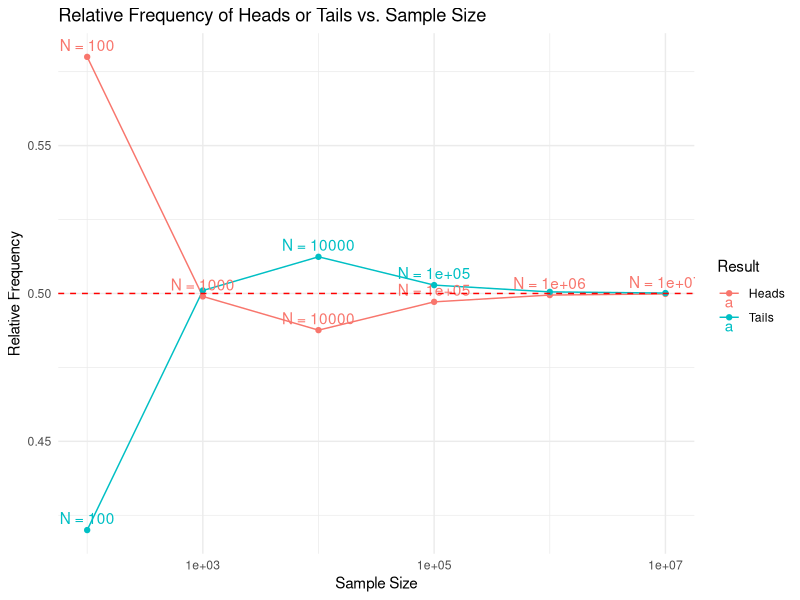
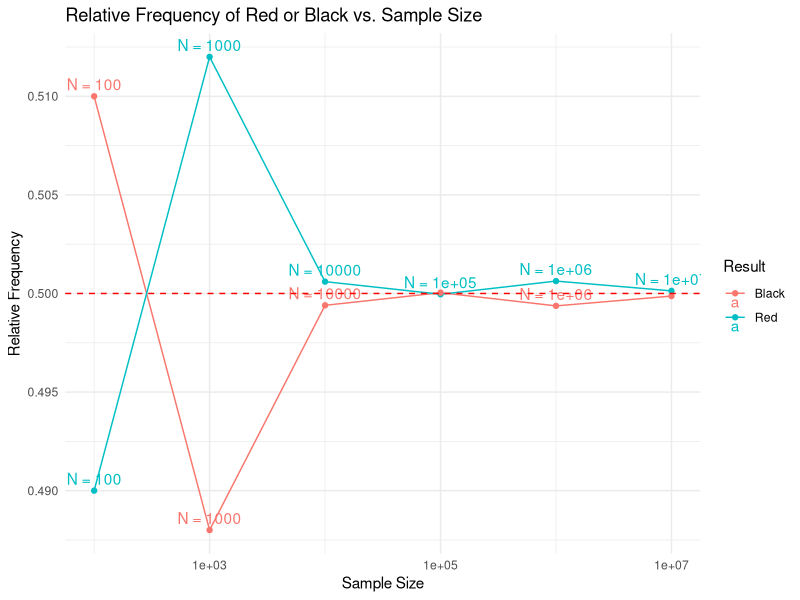
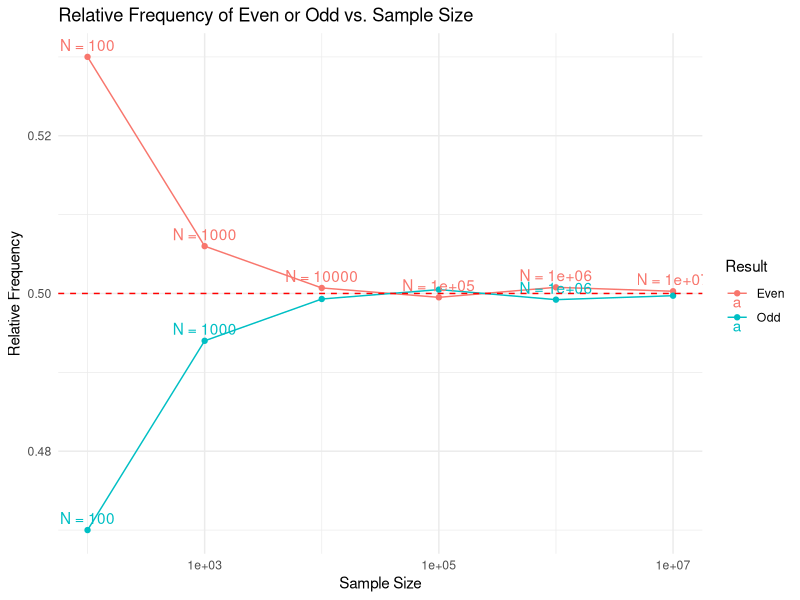

The R script that drew these images, in order:
## ---- chunk 1
  headsOrTails <- c("H", "T")
## ---- chunk 2
a_100 <- sample(headsOrTails, size = 100, replace = TRUE)
a_1000 <- sample(headsOrTails, size = 1000, replace = TRUE)
a_10000 <- sample(headsOrTails, size = 10000, replace = TRUE)
a_100000 <- sample(headsOrTails, size = 100000, replace = TRUE)
a_1000000 <- sample(headsOrTails, size = 1000000, replace = TRUE)
a_10000000 <- sample(headsOrTails, size = 10000000, replace = TRUE)
## ---- chunk 3
a_df <- data.frame(
  result = c("Heads", "Tails"),
  freq_100 = c(sum(a_100 == "H"), sum(a_100 == "T")),
  freq_1000 = c(sum(a_1000 == "H"), sum(a_1000 == "T")),
  freq_10000 = c(sum(a_10000 == "H"), sum(a_10000 == "T")),
  freq_100000 = c(sum(a_100000 == "H"), sum(a_100000 == "T")),
  freq_1000000 = c(sum(a_1000000 == "H"), sum(a_1000000 == "T")),
  freq_10000000 = c(sum(a_10000000 == "H"), sum(a_10000000 == "T")),
  rel_freq_100 = c(sum(a_100 == "H")/100, sum(a_100 == "T")/100),
  rel_freq_1000 = c(sum(a_1000 == "H")/1000, sum(a_1000 == "T")/1000),
  rel_freq_10000 = c(sum(a_10000 == "H")/10000, sum(a_10000 == "T")/10000),
  rel_freq_100000 = c(sum(a_100000 == "H")/100000, sum(a_100000 == "T")/100000),
  rel_freq_1000000 = c(sum(a_1000000 == "H")/1000000, sum(a_1000000 == "T")/1000000),
  rel_freq_10000000 = c(sum(a_10000000 == "H")/10000000, sum(a_10000000 == "T")/10000000)
)
a_df
## ---- chunk 4
library(ggplot2)

a_long_df <- tidyr::pivot_longer(a_df, cols = starts_with("rel_freq"),
                               names_to = "sample_size", values_to = "rel_freq")

a_long_df$sample_size <- gsub("rel_freq_", "", a_long_df$sample_size)
a_long_df$sample_size <- as.numeric(a_long_df$sample_size)

ggplot(a_long_df, aes(x = sample_size, y = rel_freq, color = result)) +
  geom_line() +
  geom_point() +
  geom_text(aes(label = paste("N =", sample_size)), vjust = -0.5, check_overlap = TRUE) +
  scale_x_log10() +
  labs(title = "Relative Frequency of Heads or Tails vs. Sample Size",
       x = "Sample Size",
       y = "Relative Frequency",
       color = "Result") +
  theme_minimal() +
  geom_hline(yintercept = 0.5, linetype = "dashed", color = "red")
## ---- chunk 5
  deckOfCardsColors <- c("R", "B")
## ---- chunk 6
b_100 <- sample(deckOfCardsColors, size = 100, replace = TRUE)
b_1000 <- sample(deckOfCardsColors, size = 1000, replace = TRUE)
b_10000 <- sample(deckOfCardsColors, size = 10000, replace = TRUE)
b_100000 <- sample(deckOfCardsColors, size = 100000, replace = TRUE)
b_1000000 <- sample(deckOfCardsColors, size = 1000000, replace = TRUE)
b_10000000 <- sample(deckOfCardsColors, size = 10000000, replace = TRUE)
## ---- chunk 7
b_df <- data.frame(
  result = c("Red", "Black"),
  freq_100 = c(sum(b_100 == "R"), sum(b_100 == "B")),
  freq_1000 = c(sum(b_1000 == "R"), sum(b_1000 == "B")),
  freq_10000 = c(sum(b_10000 == "R"), sum(b_10000 == "B")),
  freq_100000 = c(sum(b_100000 == "R"), sum(b_100000 == "B")),
  freq_1000000 = c(sum(b_1000000 == "R"), sum(b_1000000 == "B")),
  freq_10000000 = c(sum(b_10000000 == "R"), sum(b_10000000 == "B")),
  rel_freq_100 = c(sum(b_100 == "R")/100, sum(b_100 == "B")/100),
  rel_freq_1000 = c(sum(b_1000 == "R")/1000, sum(b_1000 == "B")/1000),
  rel_freq_10000 = c(sum(b_10000 == "R")/10000, sum(b_10000 == "B")/10000),
  rel_freq_100000 = c(sum(b_100000 == "R")/100000, sum(b_100000 == "B")/100000),
  rel_freq_1000000 = c(sum(b_1000000 == "R")/1000000, sum(b_1000000 == "B")/1000000),
  rel_freq_10000000 = c(sum(b_10000000 == "R")/10000000, sum(b_10000000 == "B")/10000000)
)
b_df
## ---- chunk 8
b_long_df <- tidyr::pivot_longer(b_df, cols = starts_with("rel_freq"),
                               names_to = "sample_size", values_to = "rel_freq")

b_long_df$sample_size <- gsub("rel_freq_", "", b_long_df$sample_size)
b_long_df$sample_size <- as.numeric(b_long_df$sample_size)

ggplot(b_long_df, aes(x = sample_size, y = rel_freq, color = result)) +
  geom_line() +
  geom_point() +
  geom_text(aes(label = paste("N =", sample_size)), vjust = -0.5, check_overlap = TRUE) +
  scale_x_log10() +
  labs(title = "Relative Frequency of Red or Black vs. Sample Size",
       x = "Sample Size",
       y = "Relative Frequency",
       color = "Result") +
  theme_minimal() +
  geom_hline(yintercept = 0.5, linetype = "dashed", color = "red")
## ---- chunk 9
  die <- c("E", "O")
## ---- chunk 10
c_100 <- sample(die, size = 100, replace = TRUE)
c_1000 <- sample(die, size = 1000, replace = TRUE)
c_10000 <- sample(die, size = 10000, replace = TRUE)
c_100000 <- sample(die, size = 100000, replace = TRUE)
c_1000000 <- sample(die, size = 1000000, replace = TRUE)
c_10000000 <- sample(die, size = 10000000, replace = TRUE)
## ---- chunk 11
c_df <- data.frame(
  result = c("Even", "Odd"),
  freq_100 = c(sum(c_100 == "E"), sum(c_100 == "O")),
  freq_1000 = c(sum(c_1000 == "E"), sum(c_1000 == "O")),
  freq_10000 = c(sum(c_10000 == "E"), sum(c_10000 == "O")),
  freq_100000 = c(sum(c_100000 == "E"), sum(c_100000 == "O")),
  freq_1000000 = c(sum(c_1000000 == "E"), sum(c_1000000 == "O")),
  freq_10000000 = c(sum(c_10000000 == "E"), sum(c_10000000 == "O")),
  rel_freq_100 = c(sum(c_100 == "E")/100, sum(c_100 == "O")/100),
  rel_freq_1000 = c(sum(c_1000 == "E")/1000, sum(c_1000 == "O")/1000),
  rel_freq_10000 = c(sum(c_10000 == "E")/10000, sum(c_10000 == "O")/10000),
  rel_freq_100000 = c(sum(c_100000 == "E")/100000, sum(c_100000 == "O")/100000),
  rel_freq_1000000 = c(sum(c_1000000 == "E")/1000000, sum(c_1000000 == "O")/1000000),
  rel_freq_10000000 = c(sum(c_10000000 == "E")/10000000, sum(c_10000000 == "O")/10000000)
)
c_df
## ---- chunk 12
c_long_df <- tidyr::pivot_longer(c_df, cols = starts_with("rel_freq"),
                                 names_to = "sample_size", values_to = "rel_freq")

c_long_df$sample_size <- gsub("rel_freq_", "", c_long_df$sample_size)
c_long_df$sample_size <- as.numeric(c_long_df$sample_size)

ggplot(c_long_df, aes(x = sample_size, y = rel_freq, color = result)) +
  geom_line() +
  geom_point() +
  geom_text(aes(label = paste("N =", sample_size)), vjust = -0.5, check_overlap = TRUE) +
  scale_x_log10() +
  labs(title = "Relative Frequency of Even or Odd vs. Sample Size",
       x = "Sample Size",
       y = "Relative Frequency",
       color = "Result") +
  theme_minimal() +
  geom_hline(yintercept = 0.5, linetype = "dashed", color = "red")
## ---- chunk 13
  twoCoins <- c("HH", "TT","HT","TH")
## ---- chunk 14
  sec_rand <- sample(twoCoins, size = 100, replace = TRUE)
## ---- chunk 15
sec_df <- data.frame(
  result = c("Two Heads", "Two Tails", "Split"),
  freq = c(sum(sec_rand == "HH"), sum(sec_rand == "TT"), sum(sec_rand == "TH") + sum(sec_rand == "HT")),
  rel_freq = c(sum(sec_rand == "HH")/100, sum(sec_rand == "TT")/100, (sum(sec_rand == "TH") + sum(sec_rand == "HT"))/100)
)
sec_df

## ---- chunk 16
  die <- c(1, 2, 3, 4, 5, 6)
## ---- chunk 17
  third_rand <- sample(die, size = 600, replace = TRUE)
## ---- chunk 18
third_df <- data.frame(
  result = c("1", "2", "3", "4", "5", "6"),
  freq = c(sum(third_rand == 1), sum(third_rand == 2), sum(third_rand == 3), sum(third_rand == 4), sum(third_rand == 5), sum(third_rand == "6")),
  rel_freq = c(sum(third_rand == 1)/600, sum(third_rand == 2)/600, sum(third_rand == 3)/600, sum(third_rand == 4)/600, sum(third_rand == 5)/600, sum(third_rand == 6)/600)
)
third_df
